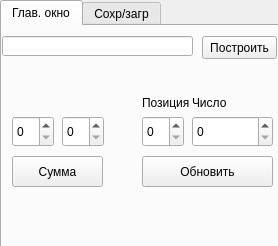
<?xml version="1.0" encoding="UTF-8"?>
<ui version="4.0">
 <class>Form</class>
 <widget class="QWidget" name="Form">
  <property name="geometry">
   <rect>
    <x>0</x>
    <y>0</y>
    <width>278</width>
    <height>246</height>
   </rect>
  </property>
  <property name="windowTitle">
   <string>Form</string>
  </property>
  <widget class="QTabWidget" name="tabWidget">
   <property name="geometry">
    <rect>
     <x>0</x>
     <y>0</y>
     <width>281</width>
     <height>251</height>
    </rect>
   </property>
   <property name="currentIndex">
    <number>0</number>
   </property>
   <widget class="QWidget" name="tab">
    <attribute name="title">
     <string>Глав. окно</string>
    </attribute>
    <widget class="QLabel" name="label_4">
     <property name="geometry">
      <rect>
       <x>190</x>
       <y>70</y>
       <width>47</width>
       <height>13</height>
      </rect>
     </property>
     <property name="text">
      <string>Число</string>
     </property>
    </widget>
    <widget class="QSpinBox" name="sval">
     <property name="geometry">
      <rect>
       <x>60</x>
       <y>90</y>
       <width>42</width>
       <height>31</height>
      </rect>
     </property>
    </widget>
    <widget class="QLabel" name="label">
     <property name="geometry">
      <rect>
       <x>0</x>
       <y>180</y>
       <width>271</width>
       <height>31</height>
      </rect>
     </property>
     <property name="font">
      <font>
       <pointsize>14</pointsize>
      </font>
     </property>
     <property name="text">
      <string/>
     </property>
    </widget>
    <widget class="QSpinBox" name="fval2">
     <property name="geometry">
      <rect>
       <x>140</x>
       <y>90</y>
       <width>42</width>
       <height>31</height>
      </rect>
     </property>
    </widget>
    <widget class="QPushButton" name="sumbtn">
     <property name="geometry">
      <rect>
       <x>10</x>
       <y>130</y>
       <width>91</width>
       <height>31</height>
      </rect>
     </property>
     <property name="text">
      <string>Сумма</string>
     </property>
    </widget>
    <widget class="QSpinBox" name="fval">
     <property name="geometry">
      <rect>
       <x>10</x>
       <y>90</y>
       <width>42</width>
       <height>31</height>
      </rect>
     </property>
    </widget>
    <widget class="QPushButton" name="updbtn">
     <property name="geometry">
      <rect>
       <x>140</x>
       <y>130</y>
       <width>131</width>
       <height>31</height>
      </rect>
     </property>
     <property name="text">
      <string>Обновить</string>
     </property>
    </widget>
    <widget class="QLineEdit" name="lineEdit">
     <property name="geometry">
      <rect>
       <x>0</x>
       <y>10</y>
       <width>191</width>
       <height>20</height>
      </rect>
     </property>
    </widget>
    <widget class="QSpinBox" name="sval2">
     <property name="geometry">
      <rect>
       <x>190</x>
       <y>90</y>
       <width>81</width>
       <height>31</height>
      </rect>
     </property>
     <property name="maximum">
      <number>999999999</number>
     </property>
    </widget>
    <widget class="QLabel" name="label_3">
     <property name="geometry">
      <rect>
       <x>140</x>
       <y>70</y>
       <width>47</width>
       <height>13</height>
      </rect>
     </property>
     <property name="text">
      <string>Позиция</string>
     </property>
    </widget>
    <widget class="QPushButton" name="createbtn">
     <property name="geometry">
      <rect>
       <x>200</x>
       <y>10</y>
       <width>75</width>
       <height>23</height>
      </rect>
     </property>
     <property name="text">
      <string>Построить</string>
     </property>
    </widget>
    <widget class="QLabel" name="label_2">
     <property name="geometry">
      <rect>
       <x>0</x>
       <y>40</y>
       <width>271</width>
       <height>16</height>
      </rect>
     </property>
     <property name="text">
      <string/>
     </property>
    </widget>
   </widget>
   <widget class="QWidget" name="tab_2">
    <attribute name="title">
     <string>Сохр/загр</string>
    </attribute>
    <widget class="QPushButton" name="lbtn">
     <property name="geometry">
      <rect>
       <x>40</x>
       <y>90</y>
       <width>91</width>
       <height>31</height>
      </rect>
     </property>
     <property name="text">
      <string>Загрузить</string>
     </property>
    </widget>
    <widget class="QPushButton" name="sbtn">
     <property name="geometry">
      <rect>
       <x>140</x>
       <y>90</y>
       <width>91</width>
       <height>31</height>
      </rect>
     </property>
     <property name="text">
      <string>Сохранить</string>
     </property>
    </widget>
    <widget class="QLineEdit" name="fileline">
     <property name="geometry">
      <rect>
       <x>40</x>
       <y>60</y>
       <width>191</width>
       <height>21</height>
      </rect>
     </property>
    </widget>
    <widget class="QLabel" name="label_5">
     <property name="geometry">
      <rect>
       <x>40</x>
       <y>40</y>
       <width>111</width>
       <height>20</height>
      </rect>
     </property>
     <property name="text">
      <string>Название:</string>
     </property>
    </widget>
    <widget class="QPushButton" name="dbtn">
     <property name="geometry">
      <rect>
       <x>140</x>
       <y>130</y>
       <width>91</width>
       <height>31</height>
      </rect>
     </property>
     <property name="text">
      <string>Удалить</string>
     </property>
    </widget>
   </widget>
  </widget>
 </widget>
 <resources/>
 <connections/>
</ui>
